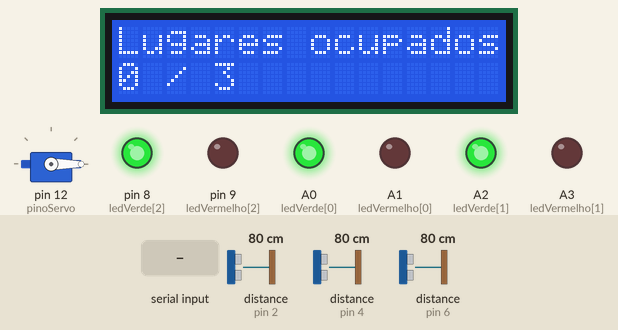
Recording of a sketch running on a simulated Arduino Uno, built with avr-gcc and run on an emulated ATmega328P. Shown: 16×2 character LCD, servo, output pins drawn as LEDs (lit = HIGH). Wiring (inferred from the names in the program): 3 × ultrasonic range finder: trigger pin 3, echo pin 2 / trigger pin 5, echo pin 4 / trigger pin 7, echo pin 6. The inputs (shaded band) are chosen by the test bench; at power-on: distance to the obstacle (sensors on pin 2, pin 4, pin 6) 80 cm. The echo pulse lasts 58.3 µs per cm; pins used as bus, display or sensor lines are not drawn.

Above: at 3.2 s.
3.3 s: "1" received over Serial
At 4.0 s:
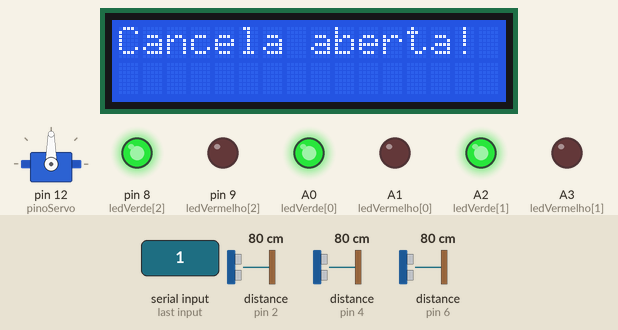
6.6 s: "0" received over Serial
At 7.6 s:
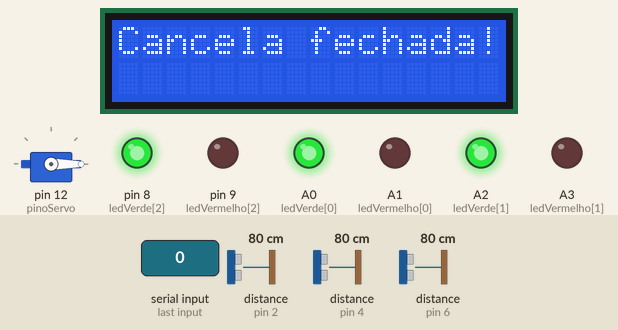
10.0 s: distance to the obstacle (sensor on pin 2) set to 17 cm
11.8 s: distance to the obstacle (sensor on pin 2) set to 14 cm
At 12.7 s:
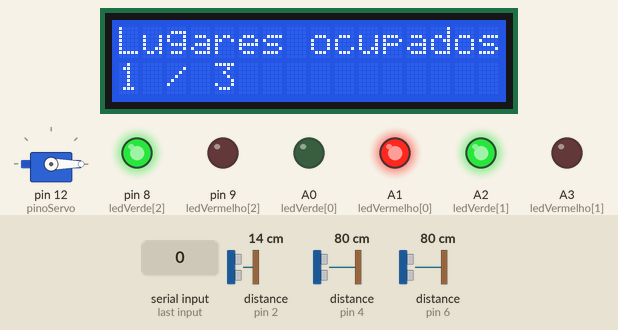
13.7 s: distance to the obstacle (sensor on pin 4) set to 17 cm
15.3 s: distance to the obstacle (sensor on pin 4) set to 14 cm
At 16.1 s:
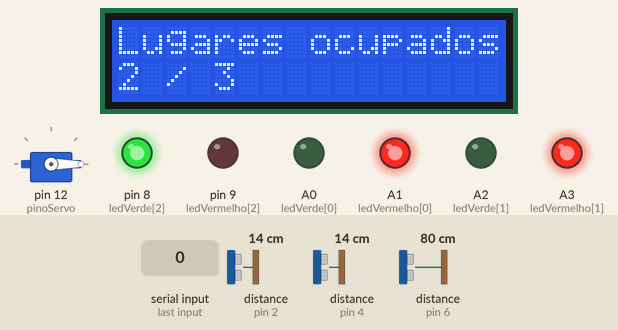
Timing chart, 0 to 18.1 s (numbered marks = the images above; inputs shaded):
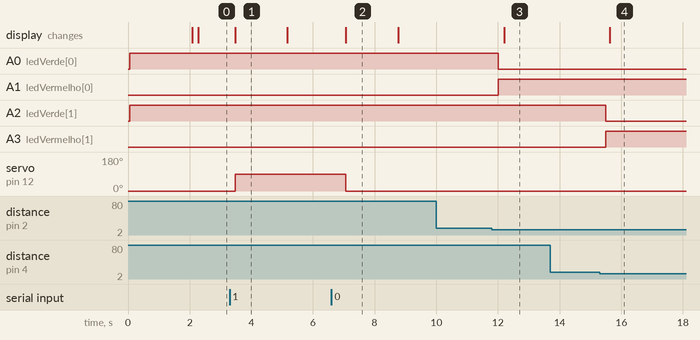

The sketch:

codigo_FINAL.ino
```cpp
#include <Wire.h>
#include <LiquidCrystal_I2C.h>
#include <Servo.h>
#include <SoftwareSerial.h>

char Incoming_value = 0;
LiquidCrystal_I2C lcd(0x27, 16, 2);

Servo cancela;
const int pinoServo = 12;

const int trigPins[3] = {3, 5, 7};
const int echoPins[3] = {2, 4, 6};
const int distanciaLimite = 15;

const int ledVerde[3]   = {A0, A2, 8};
const int ledVermelho[3]= {A1, A3, 9};

int lugaresOcupados = 0;

void setup() {
  Serial.begin(9600);

  Wire.begin();
  lcd.init();
  lcd.backlight();

  for (int i = 0; i < 3; i++) {
    pinMode(trigPins[i], OUTPUT);
    pinMode(echoPins[i], INPUT);
  }

  for (int i = 0; i < 3; i++) {
    pinMode(ledVerde[i], OUTPUT);
    pinMode(ledVermelho[i], OUTPUT);
    digitalWrite(ledVerde[i], HIGH);
    digitalWrite(ledVermelho[i], LOW);
  }

  cancela.attach(pinoServo);
  cancela.write(0);

  lcd.setCursor(0, 0);
  lcd.print("Sistema Ativo!");
  delay(2000);
  lcd.clear();
}

void loop() {
  if (Serial.available() > 0) {
    Incoming_value = Serial.read();
    if (Incoming_value == '1') abrirCancela();
    else if (Incoming_value == '0') fecharCancela();
  }

  lugaresOcupados = 0;

  for (int i = 0; i < 3; i++) {
    float distancia = medirDistancia(trigPins[i], echoPins[i]);

    if (distancia > 0 && distancia < distanciaLimite) {
      digitalWrite(ledVermelho[i], HIGH);
      digitalWrite(ledVerde[i], LOW);
      lugaresOcupados++;
    } else {
      digitalWrite(ledVermelho[i], LOW);
      digitalWrite(ledVerde[i], HIGH);
    }

    delay(50);
  }

  lcd.clear();
  lcd.setCursor(0, 0);
  lcd.print("Lugares ocupados:");
  lcd.setCursor(0, 1);
  lcd.print(lugaresOcupados);
  lcd.print(" / 3");

  delay(500);
}

float medirDistancia(int trigPin, int echoPin) {
  digitalWrite(trigPin, LOW);
  delayMicroseconds(2);
  digitalWrite(trigPin, HIGH);
  delayMicroseconds(10);
  digitalWrite(trigPin, LOW);

  long duration = pulseIn(echoPin, HIGH, 20000);

  if (duration == 0) return -1;

  float distance = duration * 0.034 / 2;
  return distance;
}

void abrirCancela() {
  cancela.write(90);
  lcd.clear();
  lcd.setCursor(0, 0);
  lcd.print("Cancela aberta!");
  delay(1500);
}

void fecharCancela() {
  cancela.write(0);
  lcd.clear();
  lcd.setCursor(0, 0);
  lcd.print("Cancela fechada!");
  delay(1500);
}
```

Measured:
- the behaviour switches between 16 and 15 cm on distance to the obstacle (sensor on pin 2) (found by bisection; images 2 and 3)
- the behaviour switches between 16 and 15 cm on distance to the obstacle (sensor on pin 4) (found by bisection; images 3 and 4)
- after the input at 3.3 s, servo on pin 12 (pinoServo): 0° → 90° after 0.18 s; the display: changes after 0.18 s (image 1)
- after the input at 6.6 s, servo on pin 12 (pinoServo): 90° → 0° after 0.47 s; the display: changes after 0.47 s (image 2)
- after the input at 10.0 s, every drawn part: stays the same
- after the input at 11.8 s, A0 (ledVerde[0]): HIGH → LOW after 0.22 s; A1 (ledVermelho[0]): LOW → HIGH after 0.22 s; the display: changes after 0.40 s (image 3)
- after the input at 13.7 s, every drawn part: stays the same
- after the input at 15.3 s, A2 (ledVerde[1]): HIGH → LOW after 0.19 s; A3 (ledVermelho[1]): LOW → HIGH after 0.19 s; the display: changes after 0.32 s (image 4)
- what the display in image 1 shows lasts 1.7 s, from 3.5 s to 5.2 s
